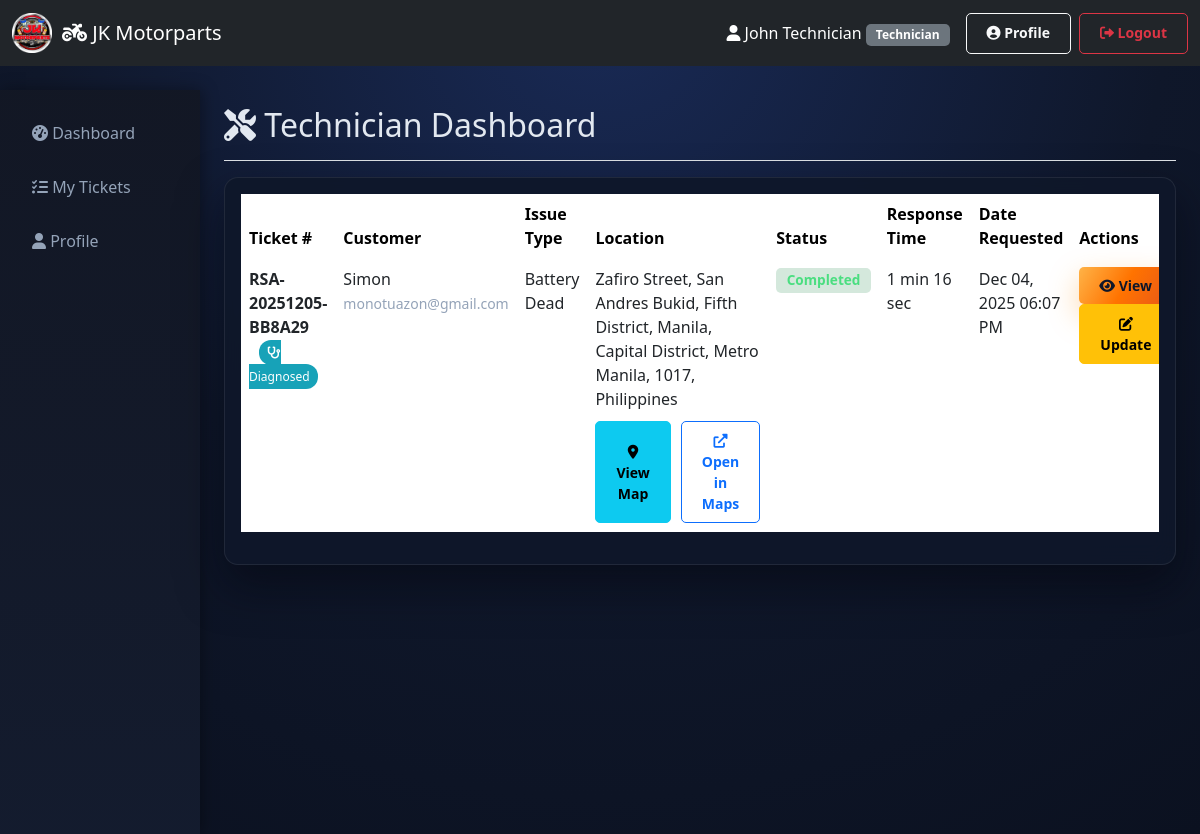
Screenshot of /rsa/technician.php (signed in) with the database file from the repository.
### tables this page shows
CREATE TABLE `rsa_requests` (
  `id` int(11) NOT NULL,
  `user_id` int(11) NOT NULL,
  `ticket_number` varchar(50) NOT NULL,
  `issue_type` varchar(100) NOT NULL,
  `description` text NOT NULL,
  `location` text NOT NULL,
  `latitude` decimal(10,8) DEFAULT NULL,
  `longitude` decimal(11,8) DEFAULT NULL,
  `contact_number` varchar(20) NOT NULL,
  `status` enum('pending','assigned','in_progress','completed','cancelled') DEFAULT 'pending',
  `assigned_to` int(11) DEFAULT NULL,
  `admin_notes` text DEFAULT NULL,
  `technician_notes` text DEFAULT NULL,
  `date_requested` timestamp NOT NULL DEFAULT current_timestamp(),
  `date_completed` timestamp NULL DEFAULT NULL,
  `cancellation_reason` varchar(255) DEFAULT NULL,
  `cancellation_note` text DEFAULT NULL,
  `date_cancelled` timestamp NULL DEFAULT NULL
);

CREATE TABLE `users` (
  `id` int(11) NOT NULL,
  `name` varchar(100) NOT NULL,
  `email` varchar(100) NOT NULL,
  `password` varchar(255) NOT NULL,
  `role` enum('admin','customer','technician') DEFAULT 'customer',
  `contact` varchar(20) DEFAULT NULL,
  `address` text DEFAULT NULL,
  `points` int(11) DEFAULT 0,
  `created_at` timestamp NOT NULL DEFAULT current_timestamp(),
  `updated_at` timestamp NOT NULL DEFAULT current_timestamp() ON UPDATE current_timestamp()
);

### rsa/technician.php (the view, shortened to what this page needs)
<?php
$conn = getDBConnection();
$requests = $conn->query("
    SELECT r.*, u.name as customer_name, u.contact as customer_contact
    FROM rsa_requests r
    JOIN users u ON r.user_id = u.id
    WHERE r.assigned_to = {$_SESSION['user_id']}
    ORDER BY r.date_requested DESC
")->fetch_all(MYSQLI_ASSOC);
$response_times = [];
if (!empty($requests)) {
    $request_ids = array_column($requests, 'id');
    $placeholders = implode(',', array_fill(0, count($request_ids), '?'));
    $stmt = $conn->prepare("
        SELECT
            request_id,
            submission_time,
            received_time,
            TIMESTAMPDIFF(SECOND, submission_time, received_time) as response_seconds
        FROM rsa_response_times
        WHERE request_id IN ($placeholders)
    ");
    $types = str_repeat('i', count(array_keys($request_ids)));
    $stmt->bind_param($types, ...$request_ids);
    $stmt->execute();
    $result = $stmt->get_result();
    while ($row = $result->fetch_assoc()) {
        $response_times[$row['request_id']] = $row;
    }
}
$diagnostics = [];
if (!empty($requests)) {
    $request_ids = array_column($requests, 'id');
    $placeholders = implode(',', array_fill(0, count($request_ids), '?'));
    $stmt = $conn->prepare("
        SELECT * FROM rsa_diagnostics
        WHERE request_id IN ($placeholders)
        ORDER BY created_at DESC
    ");
    $types = str_repeat('i', count(array_keys($request_ids)));
    $stmt->bind_param($types, ...$request_ids);
    $stmt->execute();
    $result = $stmt->get_result();
    while ($row = $result->fetch_assoc()) {
        $diagnostics[$row['request_id']] = $row;
    }
}
?>
<!DOCTYPE html>
<html lang="en">
<head>
    <link href="https://cdn.jsdelivr.net/npm/bootstrap@5.3.0/dist/css/bootstrap.min.css" rel="stylesheet">
    <link href="https://cdnjs.cloudflare.com/ajax/libs/font-awesome/6.0.0/css/all.min.css" rel="stylesheet">
    <link href="../assets/css/style.css" rel="stylesheet">
    <link rel="stylesheet" href="https://unpkg.com/leaflet@1.9.4/dist/leaflet.css" />
</head>
<body>
    <?php include '../includes/header.php'; ?>
    <div class="container-fluid mt-4">
        <div class="row">
            <?php include '../includes/sidebar.php'; ?>
            <main class="col-md-9 ms-sm-auto col-lg-10 px-md-4">
                <div class="d-flex justify-content-between flex-wrap flex-md-nowrap align-items-center pt-3 pb-2 mb-3 border-bottom">
                    <h1 class="h2"><i class="fas fa-tools"></i> Technician Dashboard</h1>
                </div>
                <div class="card">
                    <div class="card-body">
                        <div class="table-responsive">
                            <table class="table table-hover">
                                <thead>
                                    <tr>
                                        <th style="color: black;">Ticket #</th>
                                        <th style="color: black;">Customer</th>
                                        <th style="color: black;">Issue Type</th>
                                        <th style="color: black;">Location</th>
                                        <th style="color: black;">Status</th>
                                        <th style="color: black;">Response Time</th>
                                        <th style="color: black;">Date Requested</th>
                                        <th style="color: black;">Actions</th>
                                    </tr>
                                </thead>
                                <tbody>
                                    <?php if (empty($requests)): ?>
                                        <tr>
                                            <td colspan="8" class="text-center">No RSA requests assigned to you</td>
                                        </tr>
                                    <?php else: ?>
                                        <?php foreach ($requests as $request): ?>
                                            <?php
                                            $response_time_data = $response_times[$request['id']] ?? null;
                                            if ($response_time_data && $response_time_data['response_seconds'] !== null) {
                                                $minutes = floor($response_time_data['response_seconds'] / 60);
                                                $seconds = $response_time_data['response_seconds'] % 60;
                                                $response_time_display = $minutes . ' min ' . $seconds . ' sec';
                                            } else {
                                                $response_time_display = 'Pending';
                                            }
                                            ?>
                                            <tr>
                                                <td>
                                                    <strong><?php echo $request['ticket_number']; ?></strong>
                                                    <?php if (isset($diagnostics[$request['id']])): ?>
                                                        <span class="diagnostic-badge"><i class="fas fa-stethoscope"></i> Diagnosed</span>
                                                    <?php endif; ?>
                                                </td>
                                                <td>
                                                    <?php echo htmlspecialchars($request['customer_name']); ?><br>
                                                    <small class="text-muted"><?php echo $request['customer_contact']; ?></small>
                                                </td>
                                                <td><?php echo htmlspecialchars($request['issue_type']); ?></td>
                                                <td>
                                                    <div class="location-info">
                                                        <div class="location-text"><?php echo htmlspecialchars($request['location']); ?></div>
                                                        <div class="location-actions">
                                                            <button class="btn btn-sm btn-info view-map-btn"
                                                                    data-location="<?php echo htmlspecialchars($request['location']); ?>"
                                                                    data-ticket="<?php echo $request['ticket_number']; ?>"
                                                                    data-bs-toggle="modal"
                                                                    data-bs-target="#viewModal<?php echo $request['id']; ?>">
                                                                <i class="fas fa-map-marker-alt"></i> View Map
                                                            </button>
                                                            <a href="https://www.google.com/maps/search/?api=1&query=<?php echo urlencode($request['location']); ?>"
                                                               target="_blank"
                                                               class="btn btn-sm btn-outline-primary">
                                                                <i class="fas fa-external-link-alt"></i> Open in Maps
                                                            </a>
                                                        </div>
                                                    </div>
                                                </td>
                                                <td>
                                                    <span class="badge status-<?php echo $request['status']; ?> status-badge">
                                                        <?php echo ucfirst(str_replace('_', ' ', $request['status'])); ?>
                                                    </span>
                                                </td>
                                                <td>
                                                    <?php if ($request['status'] === 'pending'): ?>
                                                        <span class="text-muted">Pending</span>
                                                    <?php else: ?>
                                                        <?php echo $response_time_display; ?>
                                                    <?php endif; ?>
                                                </td>
                                                <td><?php echo date('M d, Y h:i A', strtotime($request['date_requested'])); ?></td>
                                                <td>
                                                    <button class="btn btn-sm btn-primary" data-bs-toggle="modal" data-bs-target="#viewModal<?php echo $request['id']; ?>">
                                                        <i class="fas fa-eye"></i> View
                                                    </button>
                                                    <button class="btn btn-sm btn-warning" data-bs-toggle="modal" data-bs-target="#updateModal<?php echo $request['id']; ?>">
                                                        <i class="fas fa-edit"></i> Update
                                                    </button>
                                                </td>
                                            </tr>
                                        <?php endforeach; ?>
                                    <?php endif; ?>
                                </tbody>
                            </table>
                        </div>
                    </div>
                </div>
            </main>
        </div>
    </div>
</body>
</html>

### assets/css/style.css (style rules this page uses)
body { font-family: 'Segoe UI', Tahoma, Geneva, Verdana, sans-serif; background: radial-gradient(circle at top, #192a56 0%, #0f172a 55%, #0b1120 100%); color: #e2e8f0; }
.card { border: 1px solid rgba(255, 255, 255, 0.08); border-radius: 14px; background: rgba(15, 23, 42, 0.92); backdrop-filter: blur(12px); box-shadow: 0 20px 45px rgba(4, 6, 14, 0.55); margin-bottom: 20px; }
.table { background-color: transparent; color: #e2e8f0; }
.btn { border-radius: 5px; padding: 8px 20px; font-weight: 600; }
.badge { padding: 5px 10px; border-radius: 5px; font-weight: 600; }
.status-completed { background-color: rgba(21, 128, 61, 0.18); color: #4ade80; }
.text-muted { color: #94a3b8 !important; }
.btn-primary { background: linear-gradient(120deg, #ffb347 0%, #ff7300 50%, #e85719 100%); border: none; color: #0f172a; box-shadow: 0 12px 30px rgba(255, 138, 0, 0.35); }
.table thead th { color: #f8fafc; border-bottom-color: rgba(255,255,255,0.08); }
.table tbody tr { border-color: rgba(255,255,255,0.05); }

### rsa/technician.php (style rules this page uses)
.location-actions { display: flex; gap: 10px; margin-top: 10px; }
.location-actions .btn { font-size: 0.875rem; }
.status-badge { font-size: 0.85rem; padding: 0.35rem 0.65rem; }
.diagnostic-badge { background-color: #17a2b8; color: white; padding: 4px 8px; border-radius: 12px; font-size: 0.75rem; margin-left: 10px; }

### rows the page displays
rsa_requests: ticket_number "RSA-20251205-BB8A29", shows "Diagnosed", user.name "Simon", user.contact "monotuazon@gmail.com", issue_type "Battery Dead", location "Zafiro Street, San Andres Bukid, Fifth District, Manila, Capital District, Metro Manila, 1017, Philippines", status "Completed", response_time_display "1 min 16 sec", date_requested "Dec 04, 2025 06:07 PM"

### other values shown
SITE_NAME "JK Motorparts"
$_SESSION['user_name'] "John Technician"
$_SESSION['role'] "Technician"
